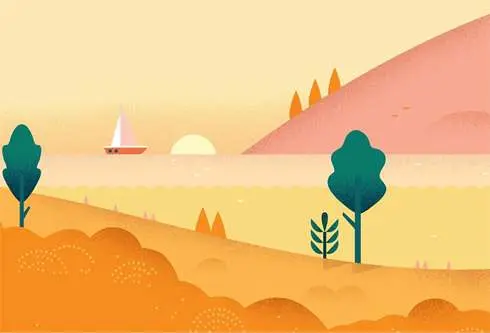
#> input picture assets/images/seasons/summer.webp, 490 x 333 px
$ python -i round_icons.py   (imports and definitions only)
#> lines starting #> are read from the running program, lines starting #| are printed output that depends on the picture; after the words box and inside, x2 and y2 are one past the last pixel; in counts of white or black regions, pixels touching at a corner belong together; pictures that were not available may be replaced by others from this repository, and a replacement may not be noted
"""Rewrites the generated web and macOS icons with rounded corners.

The source artwork (assets/images/branding/mooncalendar_icon.png) is never modified; the rounded
versions are rendered from it. Maskable web icons and iOS icons stay square on purpose: the
platform applies its own mask there.
"""
import glob
import os
import sys

from PIL import Image, ImageDraw

SOURCE = "assets/images/branding/mooncalendar_icon.png"
RADIUS = 0.2237  # corner radius as a fraction of the icon size (the macOS / iOS shape)


def rounded(size, margin=0.0):
    """Source icon scaled to `size`, with rounded corners and an optional transparent margin."""
    src = Image.open(SOURCE).convert("RGBA")
    inner = max(1, round(size * (1 - 2 * margin)))
    scale = 4
    mask = Image.new("L", (inner * scale, inner * scale), 0)
    ImageDraw.Draw(mask).rounded_rectangle(
        (0, 0, inner * scale - 1, inner * scale - 1), radius=inner * scale * RADIUS, fill=255)
    mask = mask.resize((inner, inner), Image.LANCZOS)
    art = src.resize((inner, inner), Image.LANCZOS)
    art.putalpha(mask)
    canvas = Image.new("RGBA", (size, size), (0, 0, 0, 0))
    offset = (size - inner) // 2
    canvas.paste(art, (offset, offset), art)
    return canvas


def rewrite(path, margin=0.0):
#> called with path = '../assets/images/seasons/summer.webp', margin = 0
    if not os.path.exists(path):
        return
    size = Image.open(path).size[0]
#> size = 490
    rounded(size, margin).save(path)
#> in rounded, `mask = Image.new("L", (inner * scale, inner * scale), 0)`: mask: PIL image 1960x1960 L; every value is 0
#> in rounded, `ImageDraw.Draw(mask).rounded_rectangle( (0, 0, inner * scale - 1, inne..`:
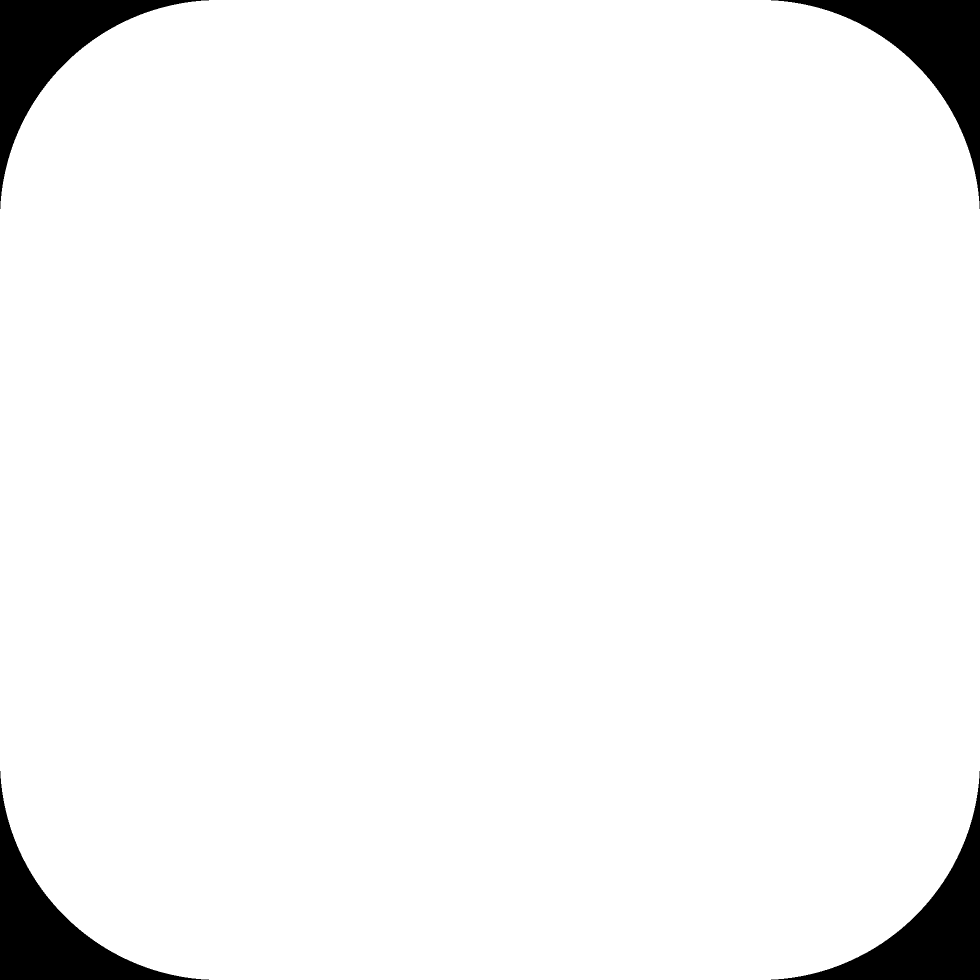
#> mask: PIL image 1960x1960 L (shown at 1/2 size); 95.7% white; 4 black regions, box (x1, y1, x2, y2) and area: (1542, 1542, 1960, 1960) 41389, (1542, 0, 1960, 418) 41339, (0, 1542, 418, 1960) 41339, (0, 0, 418, 418) 41301
#> in rounded, `mask = mask.resize((inner, inner), Image.LANCZOS)`:
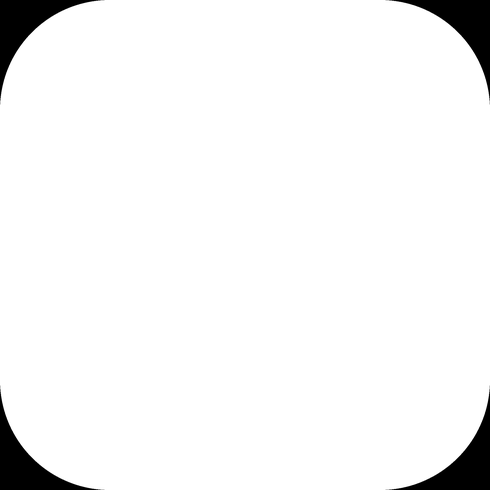
#> mask: PIL image 490x490 L; min 0, max 255, mean 244
#> in rounded, `art = src.resize((inner, inner), Image.LANCZOS)`:
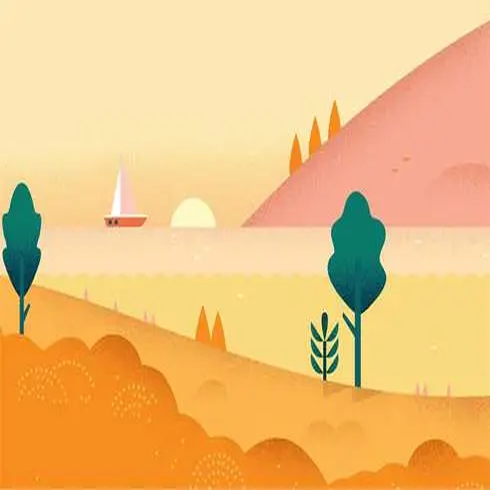
#> art: PIL image 490x490 RGBA; mean R, G, B, A 238.5, 192.3, 125.2, 255
#> in rounded, `art.putalpha(mask)`:
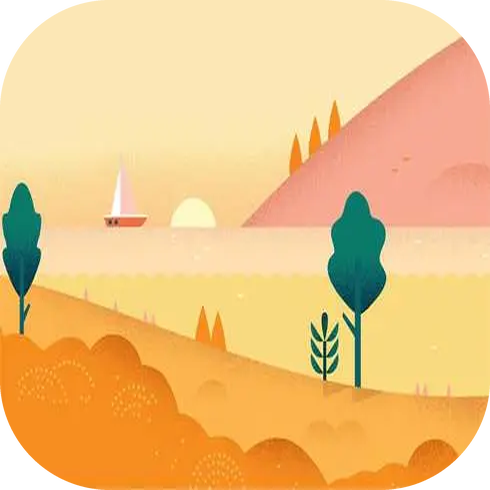
#> art: PIL image 490x490 RGBA; mean R, G, B, A 238.5, 192.3, 125.2, 244; transparent parts drawn white
#> in rounded, `canvas = Image.new("RGBA", (size, size), (0, 0, 0, 0))`: canvas: PIL image 490x490 RGBA; every value is 0
#> in rounded, `offset = (size - inner) // 2`: offset = 0
    print("rounded", path)


# Web: favicon and the regular (non-maskable) PWA icons.
# [13 lines not run here, left out]

>>> result = rewrite('../assets/images/seasons/summer.webp')
